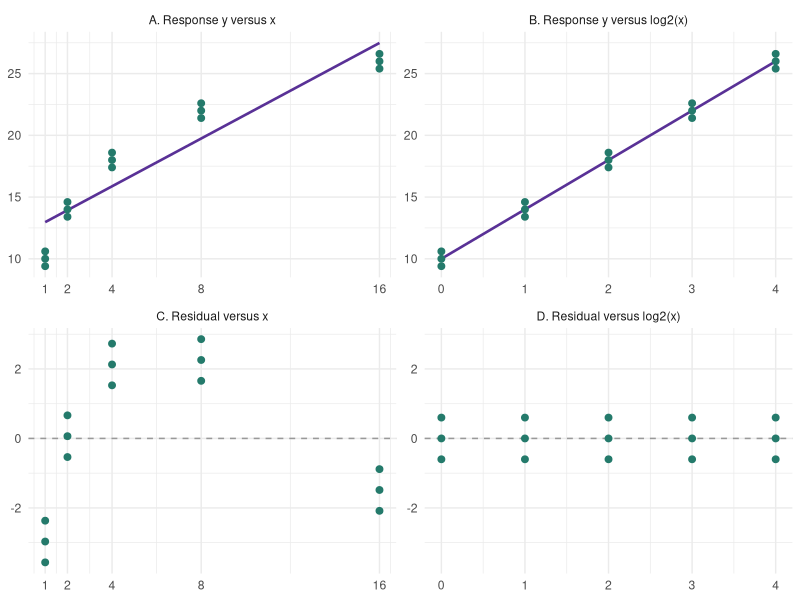
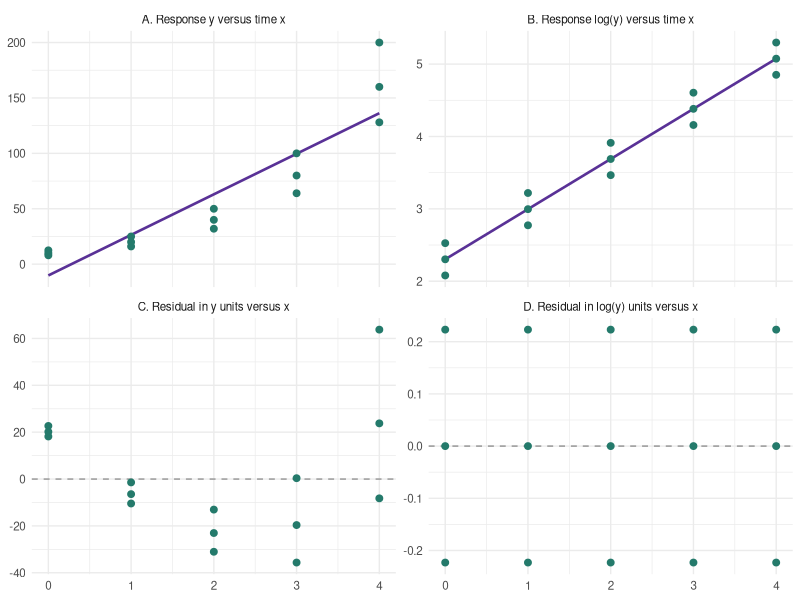
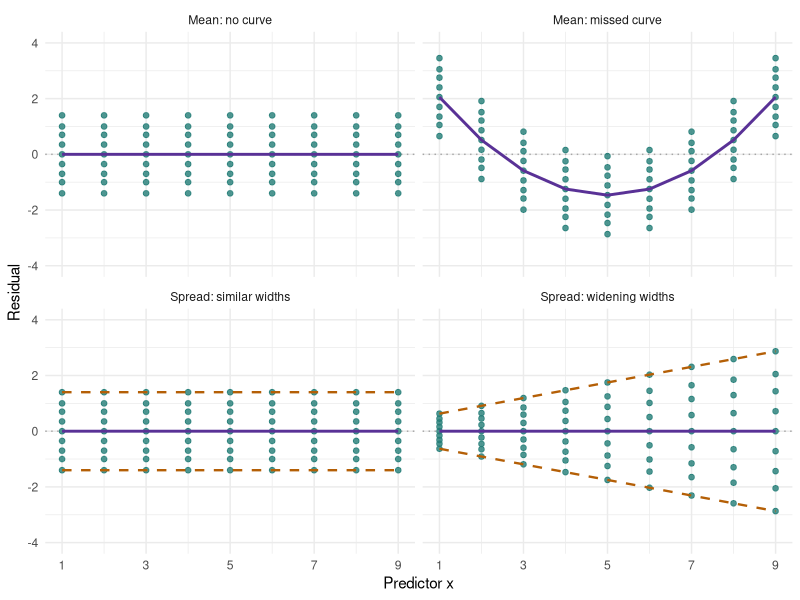
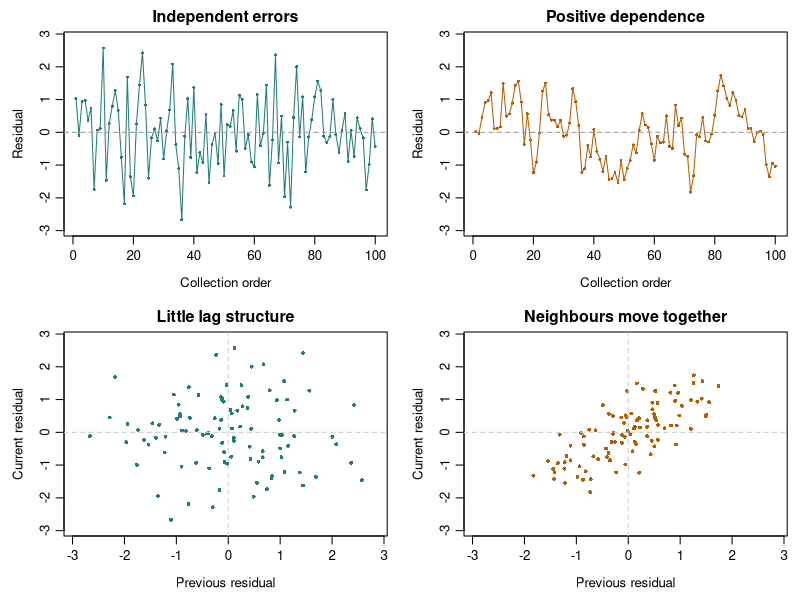
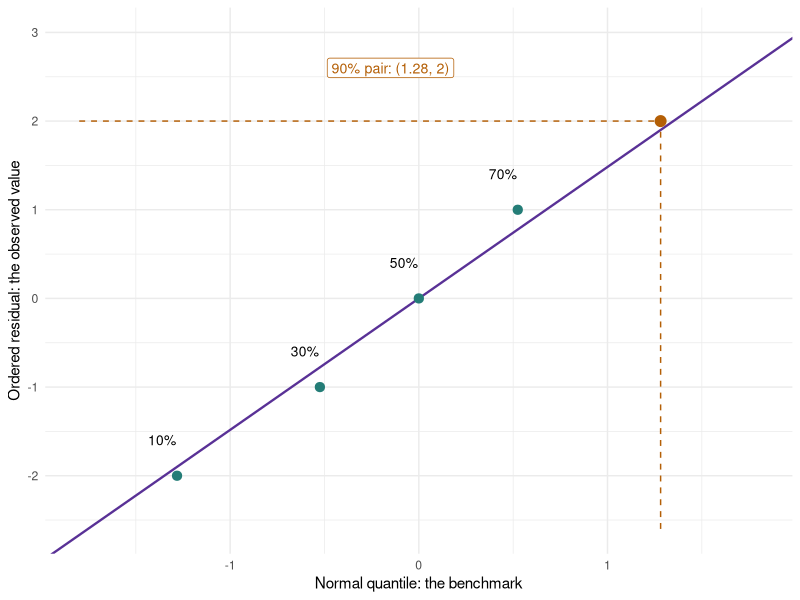
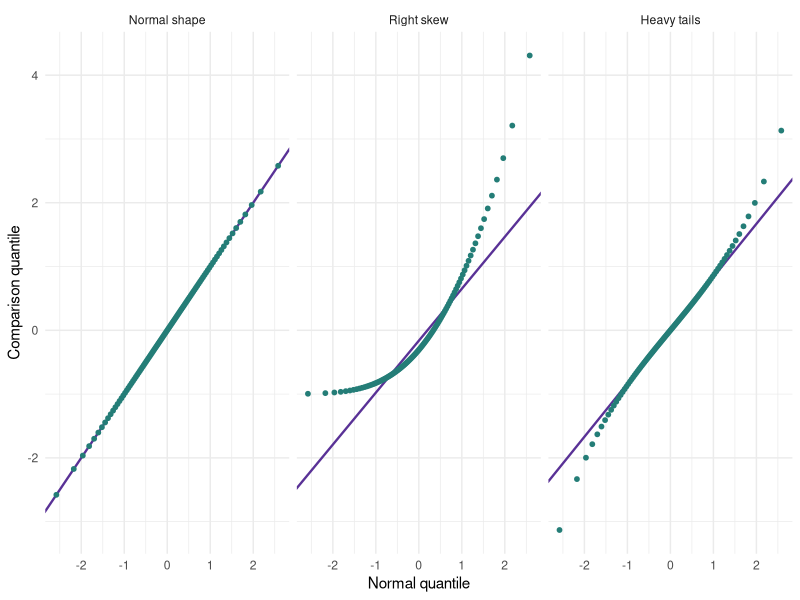
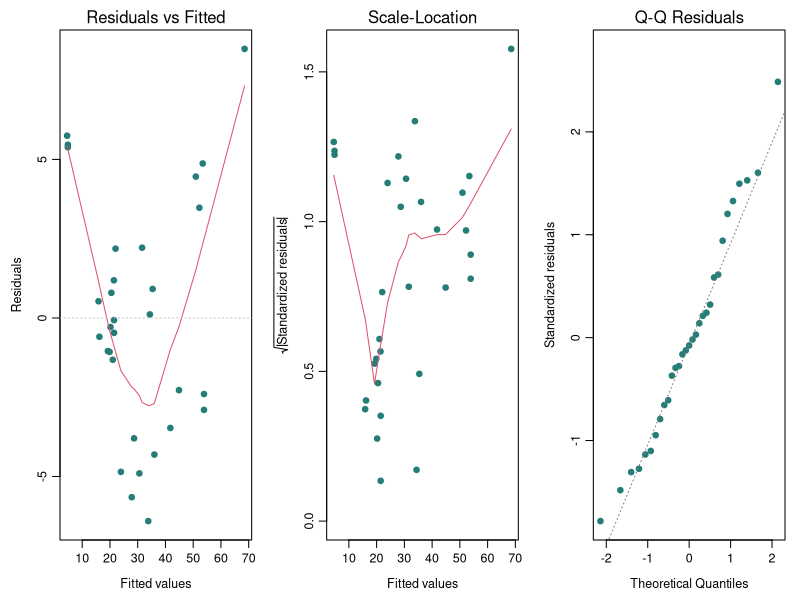
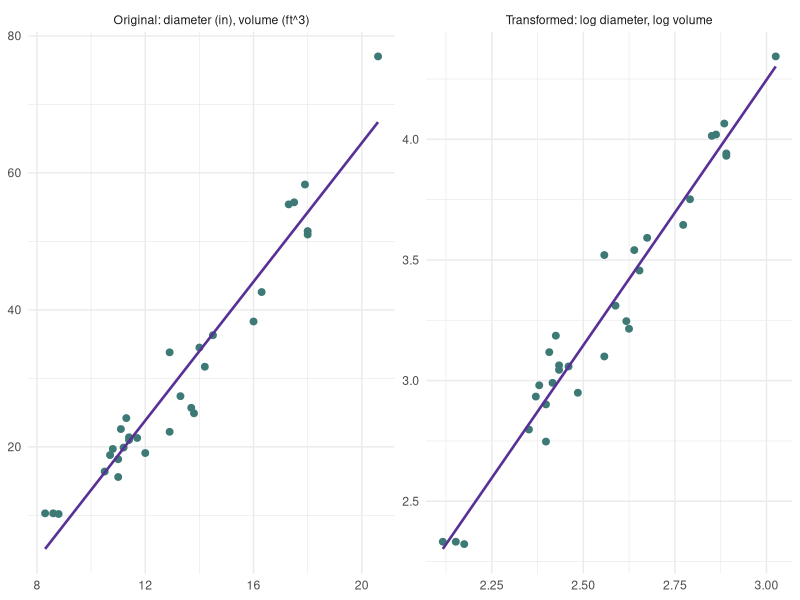

These charts were generated, in order, by the following R code:
## ---- chunk 1
#| label: ch7-transform-x-data
library(ggplot2)
ch7_curve <- data.frame(x = rep(c(1, 2, 4, 8, 16), each = 3))
ch7_curve$y <- 10 + 4 * log2(ch7_curve$x) + rep(c(-0.6, 0, 0.6), 5)
ch7_curve_raw <- lm(y ~ x, data = ch7_curve)
ch7_curve_logx <- lm(y ~ log2(x), data = ch7_curve)
## ---- chunk 2
#| label: fig-ch7-transform-x
#| echo: false
#| fig-pos: "H"
#| fig-width: 7
#| fig-height: 4.8
#| fig-cap: "The same 15 observations before and after transforming x. Top: data and fitted lines. Bottom: residuals in the same response units, with matching vertical limits. The curved residual pattern disappears after using log2(x); the response units stay unchanged."
#| fig-alt: "Four panels show y and residuals against x on the left and against log2(x) on the right. The original line misses a concave pattern, while the transformed predictor gives a straight relationship with residuals minus 0.6, zero, and 0.6 at every input level."
ch7_curve_panels <- c("A. Response y versus x", "B. Response y versus log2(x)",
  "C. Residual versus x", "D. Residual versus log2(x)")
ch7_curve_points <- rbind(
  data.frame(u = ch7_curve$x, v = ch7_curve$y, Panel = ch7_curve_panels[1]),
  data.frame(u = log2(ch7_curve$x), v = ch7_curve$y, Panel = ch7_curve_panels[2]),
  data.frame(u = ch7_curve$x, v = resid(ch7_curve_raw), Panel = ch7_curve_panels[3]),
  data.frame(u = log2(ch7_curve$x), v = resid(ch7_curve_logx), Panel = ch7_curve_panels[4]))
ch7_curve_grid <- data.frame(x = seq(1, 16, length.out = 150))
ch7_curve_lines <- rbind(
  data.frame(u = ch7_curve_grid$x, v = predict(ch7_curve_raw, ch7_curve_grid),
    Panel = ch7_curve_panels[1]),
  data.frame(u = log2(ch7_curve_grid$x), v = predict(ch7_curve_logx, ch7_curve_grid),
    Panel = ch7_curve_panels[2]))
ch7_curve_points$Panel <- factor(ch7_curve_points$Panel, levels = ch7_curve_panels)
ch7_curve_lines$Panel <- factor(ch7_curve_lines$Panel, levels = ch7_curve_panels)
# Match the vertical limits within each row so residual sizes are comparable.
ch7_curve_bounds <- data.frame(
  Panel = rep(ch7_curve_panels, each = 2), u = c(1, 16, 0, 4, 1, 16, 0, 4),
  v = c(rep(range(c(ch7_curve$y, ch7_curve_lines$v)), 2),
    rep(range(c(resid(ch7_curve_raw), resid(ch7_curve_logx))), 2)))
ggplot(ch7_curve_points, aes(u, v)) +
  geom_blank(data = ch7_curve_bounds) +
  geom_hline(data = data.frame(Panel = ch7_curve_panels[3:4]),
    aes(yintercept = 0), colour = "grey60", linetype = "dashed") +
  geom_line(data = ch7_curve_lines, colour = "#593196", linewidth = 0.9) +
  geom_point(colour = "#247A6B", size = 2) +
  facet_wrap(~ Panel, scales = "free", ncol = 2) +
  scale_x_continuous(breaks = function(limits)
    if (max(limits) > 8) c(1, 2, 4, 8, 16) else 0:4) +
  labs(x = NULL, y = NULL) + theme_minimal(base_size = 11)
## ---- chunk 3
#| label: ch7-transform-x-table
#| echo: false
ch7_curve_levels <- data.frame(x = c(1, 2, 4, 8, 16))
knitr::kable(data.frame(
  x = ch7_curve_levels$x,
  Responses = vapply(split(ch7_curve$y, factor(ch7_curve$x,
    levels = ch7_curve_levels$x)), function(v) paste(v, collapse = ", "), character(1)),
  `Mean response` = as.numeric(tapply(ch7_curve$y,
    factor(ch7_curve$x, levels = ch7_curve_levels$x), mean)),
  `Fitted: x` = predict(ch7_curve_raw, ch7_curve_levels),
  `Fitted: log2(x)` = predict(ch7_curve_logx, ch7_curve_levels),
  check.names = FALSE), digits = 2, align = "c", row.names = FALSE)
## ---- chunk 4
#| label: ch7-transform-y-data
ch7_growth <- data.frame(x = rep(0:4, each = 3))
ch7_growth$y <- 10 * 2^ch7_growth$x * rep(c(0.8, 1, 1.25), 5)
ch7_growth_raw <- lm(y ~ x, data = ch7_growth)
ch7_growth_logy <- lm(log(y) ~ x, data = ch7_growth)
## ---- chunk 5
#| label: fig-ch7-transform-y
#| echo: false
#| fig-pos: "H"
#| fig-width: 7
#| fig-height: 4.8
#| fig-cap: "The same 15 positive responses on original and natural-log scales. On the original scale, the center curves upward and the within-time spread grows. On the log scale, a straight line describes the center and the residual spread is constant in this constructed example. Residual magnitudes across the two scales have different units."
#| fig-alt: "Four panels show y and original-scale residuals against time on the left, and log y and log-scale residuals against time on the right. Original observations range from 8 to 12.5 at time zero and from 128 to 200 at time four. Log residuals are approximately minus 0.223, zero, and 0.223 at every time."
ch7_growth_panels <- c("A. Response y versus time x", "B. Response log(y) versus time x",
  "C. Residual in y units versus x", "D. Residual in log(y) units versus x")
ch7_growth_points <- rbind(
  data.frame(x = ch7_growth$x, v = ch7_growth$y, Panel = ch7_growth_panels[1]),
  data.frame(x = ch7_growth$x, v = log(ch7_growth$y), Panel = ch7_growth_panels[2]),
  data.frame(x = ch7_growth$x, v = resid(ch7_growth_raw), Panel = ch7_growth_panels[3]),
  data.frame(x = ch7_growth$x, v = resid(ch7_growth_logy), Panel = ch7_growth_panels[4]))
ch7_growth_grid <- data.frame(x = seq(0, 4, length.out = 100))
ch7_growth_lines <- rbind(
  data.frame(x = ch7_growth_grid$x, v = predict(ch7_growth_raw, ch7_growth_grid),
    Panel = ch7_growth_panels[1]),
  data.frame(x = ch7_growth_grid$x, v = predict(ch7_growth_logy, ch7_growth_grid),
    Panel = ch7_growth_panels[2]))
ch7_growth_points$Panel <- factor(ch7_growth_points$Panel, levels = ch7_growth_panels)
ch7_growth_lines$Panel <- factor(ch7_growth_lines$Panel, levels = ch7_growth_panels)
ggplot(ch7_growth_points, aes(x, v)) +
  geom_hline(data = data.frame(Panel = ch7_growth_panels[3:4]),
    aes(yintercept = 0), colour = "grey60", linetype = "dashed") +
  geom_line(data = ch7_growth_lines, colour = "#593196", linewidth = 0.9) +
  geom_point(colour = "#247A6B", size = 2) +
  facet_wrap(~ Panel, scales = "free_y", ncol = 2) +
  scale_x_continuous(breaks = 0:4) + labs(x = NULL, y = NULL) +
  theme_minimal(base_size = 10.5)
## ---- chunk 6
#| label: ch7-transform-y-table
#| echo: false
ch7_growth_groups <- split(ch7_growth$y, ch7_growth$x)
knitr::kable(data.frame(
  x = 0:4,
  Responses = vapply(ch7_growth_groups, function(v)
    paste(v, collapse = ", "), character(1)),
  `Mean response` = vapply(ch7_growth_groups, mean, numeric(1)),
  `SD of y` = vapply(ch7_growth_groups, sd, numeric(1)),
  `SD of log(y)` = vapply(ch7_growth_groups, function(v) sd(log(v)), numeric(1)),
  check.names = FALSE), digits = c(0, 0, 2, 2, 3), align = "c", row.names = FALSE)
## ---- chunk 7
#| label: fig-ch7-mean-spread
#| echo: false
#| fig-pos: "H"
#| fig-width: 7
#| fig-height: 5.1
#| fig-cap: "Centre versus width. These four constructed datasets are each fitted with a straight line and an intercept. All residuals average to zero overall. Top: check the local centre. Bottom: check the local width. The axes are identical across panels."
#| fig-alt: "Four residual plots. Top left has a flat centre near zero; top right has a U-shaped centre. Bottom left has equal widths; bottom right has a widening fan with its centre still at zero."
ch7_visual_x <- rep(1:9, each = 9)
ch7_visual_noise <- rep(c(-1.4, -1, -0.7, -0.35, 0, 0.35, 0.7, 1, 1.4), 9)
ch7_visual_names <- c("Mean: no curve", "Mean: missed curve",
  "Spread: similar widths", "Spread: widening widths")
ch7_visual_y <- list(
  10 + 2 * ch7_visual_x + ch7_visual_noise,
  10 + 2 * ch7_visual_x + 0.22 * (ch7_visual_x - 5)^2 + ch7_visual_noise,
  10 + 2 * ch7_visual_x + ch7_visual_noise,
  10 + 2 * ch7_visual_x + (0.25 + 0.2 * ch7_visual_x) * ch7_visual_noise)
ch7_visual_res <- do.call(rbind, lapply(1:4, function(j)
  data.frame(x = ch7_visual_x,
    Residual = residuals(lm(ch7_visual_y[[j]] ~ ch7_visual_x)),
    Panel = factor(ch7_visual_names[j], levels = ch7_visual_names))))
ch7_visual_centre <- aggregate(Residual ~ x + Panel, ch7_visual_res, mean)
ch7_visual_lo <- aggregate(Residual ~ x + Panel, ch7_visual_res, min)
ch7_visual_hi <- aggregate(Residual ~ x + Panel, ch7_visual_res, max)
ch7_visual_width <- merge(ch7_visual_lo, ch7_visual_hi,
  by = c("x", "Panel"), suffixes = c("_lo", "_hi"))
ch7_visual_width <- subset(ch7_visual_width,
  Panel %in% ch7_visual_names[3:4])
ggplot(ch7_visual_res, aes(x, Residual)) +
  geom_hline(yintercept = 0, colour = "grey65", linetype = "dotted") +
  geom_point(colour = "#247D77", size = 1.6, alpha = 0.8) +
  geom_line(data = ch7_visual_centre, colour = "#593196", linewidth = 1) +
  geom_line(data = ch7_visual_width, aes(y = Residual_lo),
    colour = "#B45F06", linetype = "dashed", linewidth = 0.8) +
  geom_line(data = ch7_visual_width, aes(y = Residual_hi),
    colour = "#B45F06", linetype = "dashed", linewidth = 0.8) +
  facet_wrap(~ Panel, ncol = 2) +
  scale_x_continuous(breaks = c(1, 3, 5, 7, 9)) +
  coord_cartesian(ylim = c(-4, 4)) +
  labs(x = "Predictor x", y = "Residual") +
  theme_minimal(base_size = 11)
## ---- chunk 8
#| label: fig-ch7-order-lag
#| echo: false
#| fig-pos: "H"
#| fig-width: 7
#| fig-height: 5.1
#| fig-cap: "Check order as well as distribution. Top: residuals in collection order. Bottom: each residual against its predecessor. Left: independent normal errors. Right: stationary normal errors with lag-one correlation 0.85. Each dataset is fitted with an intercept."
#| fig-alt: "Four panels compare independent and serially dependent errors. The dependent sequence has long runs; its lag plot forms an upward-sloping cloud. The independent sequence looks more irregular and its lag cloud has little structure."
set.seed(8561)
ch7_order_n <- 100
ch7_order_u <- rnorm(ch7_order_n)
ch7_order_ar <- numeric(ch7_order_n)
ch7_order_ar[1] <- rnorm(1)
for (i in 2:ch7_order_n) {
  ch7_order_ar[i] <- 0.85 * ch7_order_ar[i - 1] +
    sqrt(1 - 0.85^2) * ch7_order_u[i]
}
ch7_order_res <- list(
  Independent = residuals(lm(ch7_order_u ~ 1)),
  Dependent = residuals(lm(ch7_order_ar ~ 1)))
ch7_order_cols <- c("#247D77", "#B45F06")
ch7_order_lim <- range(unlist(ch7_order_res)) * 1.1
ch7_order_par <- par(mfrow = c(2, 2), mar = c(4, 4, 2, 0.8),
  mgp = c(2.4, 0.7, 0), cex = 0.8)
for (j in 1:2) {
  plot(ch7_order_res[[j]], type = "o", pch = 16, cex = 0.5,
    col = ch7_order_cols[j], ylim = ch7_order_lim,
    xlab = "Collection order", ylab = "Residual",
    main = c("Independent errors", "Positive dependence")[j])
  abline(h = 0, col = "grey60", lty = 2)
}
for (j in 1:2) {
  e <- ch7_order_res[[j]]
  plot(head(e, -1), tail(e, -1), pch = 16, cex = 0.65,
    col = ch7_order_cols[j], xlim = ch7_order_lim, ylim = ch7_order_lim,
    xlab = "Previous residual", ylab = "Current residual",
    main = c("Little lag structure", "Neighbours move together")[j])
  abline(h = 0, v = 0, col = "grey80", lty = 2)
}
par(ch7_order_par)
## ---- chunk 9
#| label: ch7-qq-pairs
#| echo: false
ch7_qq_toy <- data.frame(Rank = 1:5, p = ((1:5) - 0.5) / 5,
  Residual = c(-2, -1, 0, 1, 2))
ch7_qq_toy$Normal <- qnorm(ch7_qq_toy$p)
knitr::kable(data.frame(Rank = ch7_qq_toy$Rank,
  Percentile = paste0(100 * ch7_qq_toy$p, "%"),
  Normal = ifelse(ch7_qq_toy$Normal == 0, "0", sprintf("%.2f", ch7_qq_toy$Normal)),
  Residual = ch7_qq_toy$Residual), row.names = FALSE,
  col.names = c("Rank", "Plotting percentile", "Normal quantile (x)", "Residual (y)"))
## ---- chunk 10
#| label: fig-ch7-qq-construction
#| echo: false
#| fig-pos: "H"
#| fig-width: 6.2
#| fig-height: 3.4
#| fig-cap: "Each table row becomes one point. Labels show the plotting percentiles. The orange guides locate the 90% pair. The purple reference line passes through the first and third quartiles. Five points explain the construction; they do not establish normality."
#| fig-alt: "Five ordered toy residuals plotted against matching normal quantiles. The 90 percent point is highlighted at x equal to 1.28 and y equal to 2. A straight quartile reference line is shown."
ch7_qq_slope <- diff(quantile(ch7_qq_toy$Residual, c(0.25, 0.75))) /
  diff(qnorm(c(0.25, 0.75)))
ggplot(ch7_qq_toy, aes(Normal, Residual)) +
  geom_abline(intercept = 0, slope = ch7_qq_slope,
    colour = "#593196", linewidth = 0.8) +
  annotate("segment", x = ch7_qq_toy$Normal[5], xend = ch7_qq_toy$Normal[5],
    y = -2.6, yend = 2, colour = "#B45F06", linetype = "dashed") +
  annotate("segment", x = -1.8, xend = ch7_qq_toy$Normal[5],
    y = 2, yend = 2, colour = "#B45F06", linetype = "dashed") +
  geom_point(size = 2.8, colour = "#247D77") +
  geom_text(data = ch7_qq_toy[1:4, ], aes(label = paste0(100 * p, "%")),
    nudge_x = -0.08, nudge_y = 0.4, size = 3.5) +
  geom_point(data = ch7_qq_toy[5, ], colour = "#B45F06", size = 3.4) +
  annotate("label", x = -0.15, y = 2.6, label = "90% pair: (1.28, 2)",
    colour = "#B45F06", size = 3.6) +
  coord_cartesian(xlim = c(-1.8, 1.8), ylim = c(-2.6, 3)) +
  labs(x = "Normal quantile: the benchmark", y = "Ordered residual: the observed value") +
  theme_minimal(base_size = 11)
## ---- chunk 11
#| label: fig-ch7-qq-patterns
#| echo: false
#| fig-pos: "H"
#| fig-width: 7
#| fig-height: 2.5
#| fig-cap: "Three idealized Q-Q patterns, all with mean zero and variance one. Purple lines match the theoretical quartiles. Compare each tail with its reference line. Real samples add scatter."
#| fig-alt: "Three Q-Q panels for normal, centred exponential, and scaled t with five degrees of freedom. The normal panel is straight. The right-skewed panel bends upward. The heavy-tailed panel has its lower end below and upper end above the reference line."
ch7_qq_p <- ((1:101) - 0.5) / 101
ch7_qq_names <- c("Normal shape", "Right skew", "Heavy tails")
ch7_qq_funs <- list(qnorm, function(p) qexp(p) - 1,
  function(p) qt(p, df = 5) * sqrt(3 / 5))
ch7_qq_gallery <- do.call(rbind, lapply(1:3, function(j)
  data.frame(Normal = qnorm(ch7_qq_p), Value = ch7_qq_funs[[j]](ch7_qq_p),
    Shape = factor(ch7_qq_names[j], levels = ch7_qq_names))))
ch7_qq_lines <- do.call(rbind, lapply(1:3, function(j) {
  v <- ch7_qq_funs[[j]](c(0.25, 0.75))
  b <- diff(v) / diff(qnorm(c(0.25, 0.75)))
  data.frame(Shape = factor(ch7_qq_names[j], levels = ch7_qq_names),
    Slope = b, Intercept = v[1] - b * qnorm(0.25))
}))
ggplot(ch7_qq_gallery, aes(Normal, Value)) +
  geom_abline(data = ch7_qq_lines, aes(slope = Slope, intercept = Intercept),
    colour = "#593196", linewidth = 0.8) +
  geom_point(colour = "#247D77", size = 1.3) +
  facet_wrap(~ Shape, nrow = 1) +
  labs(x = "Normal quantile", y = "Comparison quantile") +
  theme_minimal(base_size = 11)
## ---- chunk 12
#| label: fig-ch7-assumption-checks
#| fig-pos: "H"
#| fig-width: 7.2
#| fig-height: 3.1
#| fig-cap: "Original-scale tree-volume diagnostics: mean pattern (left), spread (middle), and normality (right). Read the mean pattern first, then reconsider spread and shape after refitting. None of these panels establishes independence between trees."
#| fig-alt: "Three standard lm diagnostic panels for tree volume regressed on diameter and height: residuals versus fitted values, Scale-Location, and a normal Q-Q plot. The residual smooth is curved, motivating a review of the mean model."
ch7_check_data <- transform(datasets::trees, Diameter = Girth)
ch7_check_fit <- lm(Volume ~ Diameter + Height,
  data = ch7_check_data, na.action = na.fail)
ch7_check_par <- par(mfrow = c(1, 3), mar = c(4, 4, 2, 1),
  mgp = c(2.4, 0.7, 0), cex = 0.75)
for (ch7_panel in c(1, 3, 2)) {
  plot(ch7_check_fit, which = ch7_panel, ask = FALSE,
    sub.caption = "", id.n = 0, pch = 19, col = "#247D77")
}
par(ch7_check_par)
## ---- chunk 13
#| label: ch7-tree-models
library(ggplot2)
ch7_trees <- transform(datasets::trees, Diameter = Girth)
ch7_raw <- lm(Volume ~ Diameter + Height, data = ch7_trees)
ch7_log <- lm(log(Volume) ~ log(Diameter) + log(Height), data = ch7_trees)
## ---- chunk 14
#| label: fig-ch7-tree-scales
#| echo: false
#| fig-pos: "H"
#| fig-width: 7
#| fig-height: 3.3
#| fig-cap: "The same 31 trees on two scales, each with a simple least-squares line using diameter alone. The log-log view motivates a power relationship; the fitted multiple regression above also adjusts for height. This plot does not establish that the transformed model is adequate."
#| fig-alt: "Side-by-side plots show volume versus diameter on the original scale and log volume versus log diameter. A purple straight line is fitted separately in each panel."
ch7_scale <- rbind(
  data.frame(x = ch7_trees$Diameter, y = ch7_trees$Volume,
    Scale = "Original: diameter (in), volume (ft^3)"),
  data.frame(x = log(ch7_trees$Diameter), y = log(ch7_trees$Volume),
    Scale = "Transformed: log diameter, log volume"))
ggplot(ch7_scale, aes(x, y)) +
  geom_point(colour = "#3D7975", size = 2) +
  geom_smooth(method = "lm", formula = y ~ x, se = FALSE,
    colour = "#593196", linewidth = 0.9) +
  facet_wrap(~ Scale, scales = "free", nrow = 1) +
  labs(x = NULL, y = NULL) + theme_minimal(base_size = 11)
## ---- chunk 15
#| label: fig-ch7-tree-residuals
#| echo: false
#| fig-pos: "H"
#| fig-width: 7
#| fig-height: 3.3
#| fig-cap: "Standardized residuals from the additive original-scale model and the log-log model, both using diameter and height. The smooth orange line helps reveal remaining mean structure. Inspect each pattern; their fitted-value scales differ, so raw SSE or R-squared values across response scales would not be a fair comparison."
#| fig-alt: "Two panels compare standardized residuals versus fitted values for the original and log-response tree models, with zero reference lines and smooth trend lines."
ch7_res <- rbind(
  data.frame(Fitted = fitted(ch7_raw), Residual = rstandard(ch7_raw),
    Model = "Original response: fitted volume (ft^3)"),
  data.frame(Fitted = fitted(ch7_log), Residual = rstandard(ch7_log),
    Model = "Log response: fitted log volume"))
ggplot(ch7_res, aes(Fitted, Residual)) +
  geom_hline(yintercept = 0, linetype = "dashed", colour = "grey55") +
  geom_point(colour = "#593196", size = 2) +
  geom_smooth(method = "loess", formula = y ~ x, span = 1,
    se = FALSE, colour = "#B45F06", linewidth = 0.7) +
  facet_wrap(~ Model, scales = "free_x", nrow = 1) +
  labs(x = NULL, y = "Standardized residual") + theme_minimal(base_size = 11)
## ---- chunk 16
#| label: ch7-back-transform
ch7_newtree <- data.frame(Diameter = 15, Height = 80)
ch7_eta <- as.numeric(predict(ch7_log, newdata = ch7_newtree))
knitr::kable(data.frame(
  `Median volume` = exp(ch7_eta),
  `Mean volume, lognormal correction` = exp(ch7_eta + sigma(ch7_log)^2 / 2),
  check.names = FALSE), digits = 2,
  caption = "Predicted cubic feet for diameter 15 inches and height 80 feet.")
## ---- chunk 17
#| label: ch7-tree-sensitivity
ch7_flag <- which.max(cooks.distance(ch7_log))
ch7_log_without <- update(ch7_log, data = ch7_trees[-ch7_flag, ])
knitr::kable(data.frame(Term = names(coef(ch7_log)),
  All_trees = unname(coef(ch7_log)),
  Omit_flagged_tree = unname(coef(ch7_log_without))),
  digits = 3, row.names = FALSE,
  col.names = c("Term", "All trees", "Omit flagged tree"))
## ---- chunk 18
#| label: ch7-selection-data
set.seed(8561)
ch7_n <- 160
ch7_X <- matrix(rnorm(ch7_n * 8), nrow = ch7_n)
ch7_X[, 2] <- 0.7 * ch7_X[, 1] + sqrt(1 - 0.7^2) * ch7_X[, 2]
colnames(ch7_X) <- paste0("x", 1:8)
ch7_dat <- data.frame(y = 5 + 3 * ch7_X[, 1] - 2 * ch7_X[, 2] +
  1.5 * ch7_X[, 3] + rnorm(ch7_n, sd = 2), ch7_X)
ch7_id <- sample(seq_len(ch7_n), 120)
ch7_train <- ch7_dat[ch7_id, ]
ch7_test <- ch7_dat[-ch7_id, ]
ch7_folds <- sample(rep(1:5, length.out = nrow(ch7_train)))
## ---- chunk 19
#| label: ch7-first-forward-step
ch7_null <- lm(y ~ 1, data = ch7_train, na.action = na.fail)
ch7_full <- lm(y ~ ., data = ch7_train, na.action = na.fail)
ch7_one_term <- lapply(paste0("x", 1:8), function(term)
  lm(reformulate(term, response = "y"), data = ch7_train, na.action = na.fail))
ch7_first_scores <- data.frame(
  Model = c("Intercept only", paste("Add", paste0("x", 1:8))),
  AIC = c(AIC(ch7_null), vapply(ch7_one_term, AIC, numeric(1))))
ch7_first_scores$Change <- ch7_first_scores$AIC - AIC(ch7_null)
ch7_best_additions <- order(ch7_first_scores$AIC[-1]) + 1
knitr::kable(ch7_first_scores[c(1, head(ch7_best_additions, 3)), ],
  digits = 2, row.names = FALSE, align = "c",
  col.names = c("Candidate model", "AIC", "Change from starting AIC"))
## ---- chunk 20
#| label: ch7-subset-search
ch7_scope <- list(lower = formula(ch7_null), upper = formula(ch7_full))
ch7_forward <- step(ch7_null, scope = ch7_scope,
  direction = "forward", trace = 0)
ch7_backward <- step(ch7_full, scope = ch7_scope,
  direction = "backward", trace = 0)
ch7_both <- step(ch7_null, scope = ch7_scope,
  direction = "both", trace = 0)
ch7_searches <- list(Forward = ch7_forward, Backward = ch7_backward,
  Stepwise = ch7_both)
knitr::kable(data.frame(
  Search = names(ch7_searches),
  Selected = vapply(ch7_searches, function(m)
    paste(attr(terms(m), "term.labels"), collapse = ", "), character(1)),
  AIC = vapply(ch7_searches, AIC, numeric(1))), digits = 2, row.names = FALSE)
## ---- chunk 21
#| label: fig-ch7-shrinkage-rules
#| echo: false
#| fig-pos: "H"
#| fig-width: 7
#| fig-height: 3.2
#| fig-cap: "An orthogonal-design illustration with lambda = 0.5 and elastic-net alpha = 0.5. Dashed lines show no shrinkage. The flat portions at zero show how lasso and elastic net remove small coefficients; ridge continuously shrinks them."
#| fig-alt: "Three panels plot a penalized slope against its OLS value. Ridge is a shallower straight line; lasso and elastic net have flat segments at zero."
ch7_bgrid <- seq(-2, 2, length.out = 401)
ch7_soft <- function(b, t) sign(b) * pmax(abs(b) - t, 0)
ch7_shrink <- data.frame(OLS = rep(ch7_bgrid, 3),
  Fitted = c(ch7_bgrid / 1.5, ch7_soft(ch7_bgrid, 0.5),
    ch7_soft(ch7_bgrid, 0.25) / 1.25),
  Method = factor(rep(c("Ridge", "Lasso", "Elastic net"), each = 401),
    levels = c("Ridge", "Lasso", "Elastic net")))
ggplot(ch7_shrink, aes(OLS, Fitted, colour = Method)) +
  geom_hline(yintercept = 0, colour = "grey80") +
  geom_abline(slope = 1, intercept = 0, linetype = "dashed", colour = "grey60") +
  geom_line(linewidth = 1) + facet_wrap(~ Method, nrow = 1) +
  scale_colour_manual(values = c("#593196", "#247D77", "#B45F06")) +
  coord_equal() + labs(x = "Unpenalized OLS slope", y = "Penalized slope") +
  theme_minimal(base_size = 10) + theme(legend.position = "none")
## ---- chunk 22
#| label: ch7-penalty-cv
#| message: false
library(glmnet)
ch7_xtrain <- as.matrix(ch7_train[paste0("x", 1:8)])
ch7_xtest <- as.matrix(ch7_test[paste0("x", 1:8)])
ch7_cv_fit <- function(a) cv.glmnet(ch7_xtrain, ch7_train$y,
  family = "gaussian", alpha = a, foldid = ch7_folds,
  standardize = TRUE, type.measure = "mse")
ch7_ridge <- ch7_cv_fit(0)
ch7_lasso <- ch7_cv_fit(1)
ch7_alpha_grid <- c(0.25, 0.5, 0.75)
ch7_enet_grid <- lapply(ch7_alpha_grid, ch7_cv_fit)
ch7_enet_mse <- vapply(ch7_enet_grid, function(m) min(m$cvm), numeric(1))
ch7_alpha_index <- which.min(ch7_enet_mse)
ch7_alpha <- ch7_alpha_grid[ch7_alpha_index]
ch7_enet <- ch7_enet_grid[[ch7_alpha_index]]
knitr::kable(data.frame(Alpha = ch7_alpha_grid,
  Minimum_CV_MSE = ch7_enet_mse,
  Selected = seq_along(ch7_alpha_grid) == ch7_alpha_index),
  digits = 3, row.names = FALSE,
  col.names = c("Alpha", "Minimum CV MSE", "Selected"))
## ---- chunk 23
#| label: ch7-penalty-coefficients
ch7_penalty_fits <- list(Ridge = ch7_ridge, Lasso = ch7_lasso,
  Elastic_net = ch7_enet)
ch7_coef <- vapply(ch7_penalty_fits, function(m)
  as.numeric(coef(m, s = "lambda.1se")), numeric(9))
ch7_coef_display <- apply(ch7_coef, 2, function(b)
  ifelse(b == 0, "0", sub("\\.?0+$", "", sprintf("%.3f", b))))
knitr::kable(data.frame(Term = c("Intercept", paste0("x", 1:8)),
  ch7_coef_display), row.names = FALSE, align = c("l", "r", "r", "r"),
  col.names = c("Term", "Ridge", "Lasso", "Elastic net"))
## ---- chunk 24
#| label: fig-ch7-lasso-path
#| echo: false
#| fig-pos: "H"
#| fig-width: 7
#| fig-height: 3.5
#| fig-cap: "Lasso coefficient paths from the sensor training data. Larger penalties move slopes toward zero. The three true signal predictors are colored; the other five are gray. A path displays fitted coefficients, not confidence intervals."
#| fig-alt: "Lasso coefficient paths against lambda on a log scale; x1, x2, and x3 are colored and the other five predictors are gray. More paths become zero at larger penalties."
ch7_b <- as.matrix(ch7_lasso$glmnet.fit$beta)
ch7_path <- data.frame(Lambda = rep(ch7_lasso$lambda, each = nrow(ch7_b)),
  Coefficient = as.vector(ch7_b),
  Predictor = rep(rownames(ch7_b), times = ncol(ch7_b)))
ch7_path$Label <- ifelse(ch7_path$Predictor %in% c("x1", "x2", "x3"),
  ch7_path$Predictor, "Other predictors")
ggplot(ch7_path, aes(Lambda, Coefficient, group = Predictor, colour = Label)) +
  geom_hline(yintercept = 0, colour = "grey80") +
  geom_line(linewidth = 0.8) + scale_x_log10() +
  scale_colour_manual(values = c(x1 = "#593196", x2 = "#B45F06",
    x3 = "#247A6B", `Other predictors` = "#AAAAAA")) +
  labs(x = "Lambda (log scale)", y = "Fitted coefficient", colour = NULL) +
  theme_minimal(base_size = 11) + theme(legend.position = "bottom")
## ---- chunk 25
#| label: fig-ch7-lasso-cv
#| echo: false
#| fig-pos: "H"
#| fig-width: 6.5
#| fig-height: 3.3
#| fig-cap: "Five-fold CV within the sensor training set. Bars show plus or minus one estimated CV standard error, not confidence intervals for individual responses. Dashed: minimum-error lambda. Solid: the more regularized one-SE choice used below."
#| fig-alt: "Cross-validation mean squared error for lasso versus lambda, with standard-error bars and vertical lines for lambda.min and lambda.1se."
ch7_cvplot <- data.frame(Lambda = ch7_lasso$lambda, MSE = ch7_lasso$cvm,
  SE = ch7_lasso$cvsd)
ch7_cvlines <- data.frame(Lambda = c(ch7_lasso$lambda.min, ch7_lasso$lambda.1se),
  Rule = c("Minimum CV error", "One-SE rule"))
ggplot(ch7_cvplot, aes(Lambda, MSE)) +
  geom_errorbar(aes(ymin = pmax(0, MSE - SE), ymax = MSE + SE),
    colour = "#C5B4DE", width = 0) +
  geom_line(colour = "#593196", linewidth = 0.8) +
  geom_vline(data = ch7_cvlines, aes(xintercept = Lambda, linetype = Rule)) +
  scale_linetype_manual(values = c(`Minimum CV error` = "dashed", `One-SE rule` = "solid")) +
  scale_x_log10() + labs(x = "Lambda (log scale)", y = "CV mean squared error",
    linetype = NULL) + theme_minimal(base_size = 11) +
  theme(legend.position = "bottom")
## ---- chunk 26
#| label: ch7-final-evaluation
ch7_predictions <- cbind(
  Baseline = rep(mean(ch7_train$y), nrow(ch7_test)),
  Full_OLS = predict(ch7_full, newdata = ch7_test),
  Forward = predict(ch7_forward, newdata = ch7_test),
  Backward = predict(ch7_backward, newdata = ch7_test),
  Stepwise = predict(ch7_both, newdata = ch7_test),
  Ridge = as.numeric(predict(ch7_ridge, newx = ch7_xtest, s = "lambda.1se")),
  Lasso = as.numeric(predict(ch7_lasso, newx = ch7_xtest, s = "lambda.1se")),
  Elastic_net = as.numeric(predict(ch7_enet, newx = ch7_xtest, s = "lambda.1se")))
knitr::kable(data.frame(Method = gsub("_", " ", colnames(ch7_predictions)),
  Test_RMSE = sqrt(colMeans((ch7_predictions - ch7_test$y)^2))),
  digits = 3, row.names = FALSE, col.names = c("Method", "Test RMSE"))
